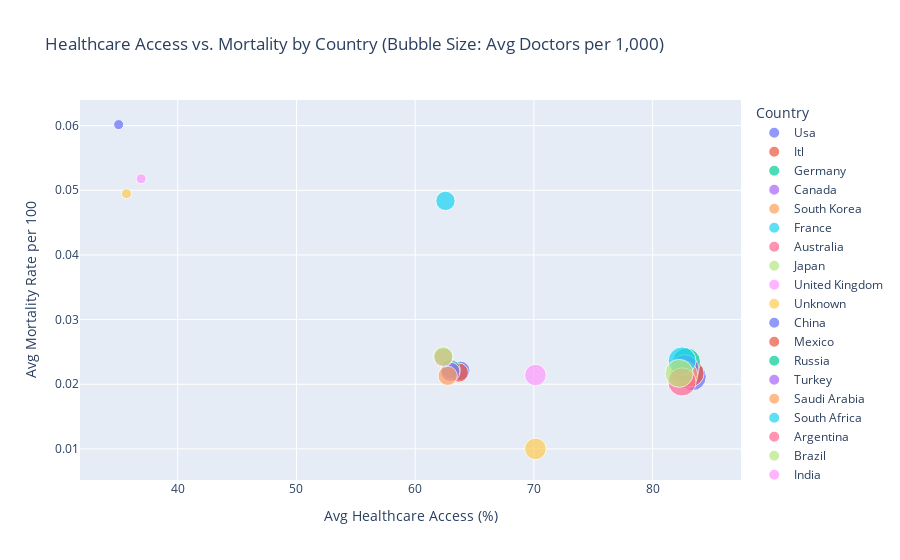

The cell this chart's notebook holds for it:
### Code cell
# Visualisation
fig = px.scatter(q3_pandas, x='avg_healthcare_access', y='avg_mortality', size='avg_doctors', color='Country',
                 title='Healthcare Access vs. Mortality by Country (Bubble Size: Avg Doctors per 1,000)',
                 labels={'avg_healthcare_access': 'Avg Healthcare Access (%)',
                         'avg_mortality': 'Avg Mortality Rate per 100',
                         'avg_doctors': 'Avg Doctors per 1,000'},
                 hover_data=['Country'])
fig.show()

### Figure 1 — Plotly figure (JSON) as saved in the notebook; plotly's stock layout.template omitted (floating-point values rounded to 4 significant figures)
{"data": [{"customdata": [["Usa"]], "hovertemplate": "Country=%{customdata[0]}<br>Avg Healthcare Access (%)=%{x}<br>Avg Mortality Rate per 100=%{y}<br>Avg Doctors per 1,000=%{marker.size}<extra></extra>", "legendgroup": "Usa", "marker": {"color": "#636efa", "size": [3.776], "sizemode": "area", "sizeref": 0.00965, "symbol": "circle"}, "mode": "markers", "name": "Usa", "orientation": "v", "showlegend": true, "type": "scatter", "x": [83.34], "xaxis": "x", "y": [0.02116], "yaxis": "y"}, {"customdata": [["Itl"]], "hovertemplate": "Country=%{customdata[0]}<br>Avg Healthcare Access (%)=%{x}<br>Avg Mortality Rate per 100=%{y}<br>Avg Doctors per 1,000=%{marker.size}<extra></extra>", "legendgroup": "Itl", "marker": {"color": "#EF553B", "size": [3.806], "sizemode": "area", "sizeref": 0.00965, "symbol": "circle"}, "mode": "markers", "name": "Itl", "orientation": "v", "showlegend": true, "type": "scatter", "x": [83.15], "xaxis": "x", "y": [0.02172], "yaxis": "y"}, {"customdata": [["Germany"]], "hovertemplate": "Country=%{customdata[0]}<br>Avg Healthcare Access (%)=%{x}<br>Avg Mortality Rate per 100=%{y}<br>Avg Doctors per 1,000=%{marker.size}<extra></extra>", "legendgroup": "Germany", "marker": {"color": "#00cc96", "size": [3.794], "sizemode": "area", "sizeref": 0.00965, "symbol": "circle"}, "mode": "markers", "name": "Germany", "orientation": "v", "showlegend": true, "type": "scatter", "x": [82.85], "xaxis": "x", "y": [0.02346], "yaxis": "y"}, {"customdata": [["Canada"]], "hovertemplate": "Country=%{customdata[0]}<br>Avg Healthcare Access (%)=%{x}<br>Avg Mortality Rate per 100=%{y}<br>Avg Doctors per 1,000=%{marker.size}<extra></extra>", "legendgroup": "Canada", "marker": {"color": "#ab63fa", "size": [3.86], "sizemode": "area", "sizeref": 0.00965, "symbol": "circle"}, "mode": "markers", "name": "Canada", "orientation": "v", "showlegend": true, "type": "scatter", "x": [82.71], "xaxis": "x", "y": [0.02238], "yaxis": "y"}, {"customdata": [["South Korea"]], "hovertemplate": "Country=%{customdata[0]}<br>Avg Healthcare Access (%)=%{x}<br>Avg Mortality Rate per 100=%{y}<br>Avg Doctors per 1,000=%{marker.size}<extra></extra>", "legendgroup": "South Korea", "marker": {"color": "#FFA15A", "size": [3.81], "sizemode": "area", "sizeref": 0.00965, "symbol": "circle"}, "mode": "markers", "name": "South Korea", "orientation": "v", "showlegend": true, "type": "scatter", "x": [82.62], "xaxis": "x", "y": [0.02148], "yaxis": "y"}, {"customdata": [["France"]], "hovertemplate": "Country=%{customdata[0]}<br>Avg Healthcare Access (%)=%{x}<br>Avg Mortality Rate per 100=%{y}<br>Avg Doctors per 1,000=%{marker.size}<extra></extra>", "legendgroup": "France", "marker": {"color": "#19d3f3", "size": [3.766], "sizemode": "area", "sizeref": 0.00965, "symbol": "circle"}, "mode": "markers", "name": "France", "orientation": "v", "showlegend": true, "type": "scatter", "x": [82.48], "xaxis": "x", "y": [0.02362], "yaxis": "y"}, {"customdata": [["Australia"]], "hovertemplate": "Country=%{customdata[0]}<br>Avg Healthcare Access (%)=%{x}<br>Avg Mortality Rate per 100=%{y}<br>Avg Doctors per 1,000=%{marker.size}<extra></extra>", "legendgroup": "Australia", "marker": {"color": "#FF6692", "size": [3.839], "sizemode": "area", "sizeref": 0.00965, "symbol": "circle"}, "mode": "markers", "name": "Australia", "orientation": "v", "showlegend": true, "type": "scatter", "x": [82.48], "xaxis": "x", "y": [0.02036], "yaxis": "y"}, {"customdata": [["Japan"]], "hovertemplate": "Country=%{customdata[0]}<br>Avg Healthcare Access (%)=%{x}<br>Avg Mortality Rate per 100=%{y}<br>Avg Doctors per 1,000=%{marker.size}<extra></extra>", "legendgroup": "Japan", "marker": {"color": "#B6E880", "size": [3.801], "sizemode": "area", "sizeref": 0.00965, "symbol": "circle"}, "mode": "markers", "name": "Japan", "orientation": "v", "showlegend": true, "type": "scatter", "x": [82.24], "xaxis": "x", "y": [0.02168], "yaxis": "y"}, {"customdata": [["United Kingdom"]], "hovertemplate": "Country=%{customdata[0]}<br>Avg Healthcare Access (%)=%{x}<br>Avg Mortality Rate per 100=%{y}<br>Avg Doctors per 1,000=%{marker.size}<extra></extra>", "legendgroup": "United Kingdom", "marker": {"color": "#FF97FF", "size": [2.26], "sizemode": "area", "sizeref": 0.00965, "symbol": "circle"}, "mode": "markers", "name": "United Kingdom", "orientation": "v", "showlegend": true, "type": "scatter", "x": [70.13], "xaxis": "x", "y": [0.02142], "yaxis": "y"}, {"customdata": [["Unknown"]], "hovertemplate": "Country=%{customdata[0]}<br>Avg Healthcare Access (%)=%{x}<br>Avg Mortality Rate per 100=%{y}<br>Avg Doctors per 1,000=%{marker.size}<extra></extra>", "legendgroup": "Unknown", "marker": {"color": "#FECB52", "size": [2.26], "sizemode": "area", "sizeref": 0.00965, "symbol": "circle"}, "mode": "markers", "name": "Unknown", "orientation": "v", "showlegend": true, "type": "scatter", "x": [70.13], "xaxis": "x", "y": [0.01], "yaxis": "y"}, {"customdata": [["China"]], "hovertemplate": "Country=%{customdata[0]}<br>Avg Healthcare Access (%)=%{x}<br>Avg Mortality Rate per 100=%{y}<br>Avg Doctors per 1,000=%{marker.size}<extra></extra>", "legendgroup": "China", "marker": {"color": "#636efa", "size": [1.809], "sizemode": "area", "sizeref": 0.00965, "symbol": "circle"}, "mode": "markers", "name": "China", "orientation": "v", "showlegend": true, "type": "scatter", "x": [63.8], "xaxis": "x", "y": [0.0221], "yaxis": "y"}, {"customdata": [["Mexico"]], "hovertemplate": "Country=%{customdata[0]}<br>Avg Healthcare Access (%)=%{x}<br>Avg Mortality Rate per 100=%{y}<br>Avg Doctors per 1,000=%{marker.size}<extra></extra>", "legendgroup": "Mexico", "marker": {"color": "#EF553B", "size": [1.772], "sizemode": "area", "sizeref": 0.00965, "symbol": "circle"}, "mode": "markers", "name": "Mexico", "orientation": "v", "showlegend": true, "type": "scatter", "x": [63.67], "xaxis": "x", "y": [0.0218], "yaxis": "y"}, {"customdata": [["Russia"]], "hovertemplate": "Country=%{customdata[0]}<br>Avg Healthcare Access (%)=%{x}<br>Avg Mortality Rate per 100=%{y}<br>Avg Doctors per 1,000=%{marker.size}<extra></extra>", "legendgroup": "Russia", "marker": {"color": "#00cc96", "size": [1.782], "sizemode": "area", "sizeref": 0.00965, "symbol": "circle"}, "mode": "markers", "name": "Russia", "orientation": "v", "showlegend": true, "type": "scatter", "x": [62.98], "xaxis": "x", "y": [0.02234], "yaxis": "y"}, {"customdata": [["Turkey"]], "hovertemplate": "Country=%{customdata[0]}<br>Avg Healthcare Access (%)=%{x}<br>Avg Mortality Rate per 100=%{y}<br>Avg Doctors per 1,000=%{marker.size}<extra></extra>", "legendgroup": "Turkey", "marker": {"color": "#ab63fa", "size": [1.825], "sizemode": "area", "sizeref": 0.00965, "symbol": "circle"}, "mode": "markers", "name": "Turkey", "orientation": "v", "showlegend": true, "type": "scatter", "x": [62.96], "xaxis": "x", "y": [0.02192], "yaxis": "y"}, {"customdata": [["Saudi Arabia"]], "hovertemplate": "Country=%{customdata[0]}<br>Avg Healthcare Access (%)=%{x}<br>Avg Mortality Rate per 100=%{y}<br>Avg Doctors per 1,000=%{marker.size}<extra></extra>", "legendgroup": "Saudi Arabia", "marker": {"color": "#FFA15A", "size": [1.794], "sizemode": "area", "sizeref": 0.00965, "symbol": "circle"}, "mode": "markers", "name": "Saudi Arabia", "orientation": "v", "showlegend": true, "type": "scatter", "x": [62.73], "xaxis": "x", "y": [0.0213], "yaxis": "y"}, {"customdata": [["South Africa"]], "hovertemplate": "Country=%{customdata[0]}<br>Avg Healthcare Access (%)=%{x}<br>Avg Mortality Rate per 100=%{y}<br>Avg Doctors per 1,000=%{marker.size}<extra></extra>", "legendgroup": "South Africa", "marker": {"color": "#19d3f3", "size": [1.815], "sizemode": "area", "sizeref": 0.00965, "symbol": "circle"}, "mode": "markers", "name": "South Africa", "orientation": "v", "showlegend": true, "type": "scatter", "x": [62.55], "xaxis": "x", "y": [0.04836], "yaxis": "y"}, {"customdata": [["Argentina"]], "hovertemplate": "Country=%{customdata[0]}<br>Avg Healthcare Access (%)=%{x}<br>Avg Mortality Rate per 100=%{y}<br>Avg Doctors per 1,000=%{marker.size}<extra></extra>", "legendgroup": "Argentina", "marker": {"color": "#FF6692", "size": [1.776], "sizemode": "area", "sizeref": 0.00965, "symbol": "circle"}, "mode": "markers", "name": "Argentina", "orientation": "v", "showlegend": true, "type": "scatter", "x": [62.37], "xaxis": "x", "y": [0.02414], "yaxis": "y"}, {"customdata": [["Brazil"]], "hovertemplate": "Country=%{customdata[0]}<br>Avg Healthcare Access (%)=%{x}<br>Avg Mortality Rate per 100=%{y}<br>Avg Doctors per 1,000=%{marker.size}<extra></extra>", "legendgroup": "Brazil", "marker": {"color": "#B6E880", "size": [1.831], "sizemode": "area", "sizeref": 0.00965, "symbol": "circle"}, "mode": "markers", "name": "Brazil", "orientation": "v", "showlegend": true, "type": "scatter", "x": [62.37], "xaxis": "x", "y": [0.02431], "yaxis": "y"}, {"customdata": [["India"]], "hovertemplate": "Country=%{customdata[0]}<br>Avg Healthcare Access (%)=%{x}<br>Avg Mortality Rate per 100=%{y}<br>Avg Doctors per 1,000=%{marker.size}<extra></extra>", "legendgroup": "India", "marker": {"color": "#FF97FF", "size": [0.4779], "sizemode": "area", "sizeref": 0.00965, "symbol": "circle"}, "mode": "markers", "name": "India", "orientation": "v", "showlegend": true, "type": "scatter", "x": [36.92], "xaxis": "x", "y": [0.05178], "yaxis": "y"}, {"customdata": [["Indonesia"]], "hovertemplate": "Country=%{customdata[0]}<br>Avg Healthcare Access (%)=%{x}<br>Avg Mortality Rate per 100=%{y}<br>Avg Doctors per 1,000=%{marker.size}<extra></extra>", "legendgroup": "Indonesia", "marker": {"color": "#FECB52", "size": [0.4956], "sizemode": "area", "sizeref": 0.00965, "symbol": "circle"}, "mode": "markers", "name": "Indonesia", "orientation": "v", "showlegend": true, "type": "scatter", "x": [35.68], "xaxis": "x", "y": [0.04948], "yaxis": "y"}, {"customdata": [["Nigeria"]], "hovertemplate": "Country=%{customdata[0]}<br>Avg Healthcare Access (%)=%{x}<br>Avg Mortality Rate per 100=%{y}<br>Avg Doctors per 1,000=%{marker.size}<extra></extra>", "legendgroup": "Nigeria", "marker": {"color": "#636efa", "size": [0.4847], "sizemode": "area", "sizeref": 0.00965, "symbol": "circle"}, "mode": "markers", "name": "Nigeria", "orientation": "v", "showlegend": true, "type": "scatter", "x": [35.02], "xaxis": "x", "y": [0.06016], "yaxis": "y"}], "layout": {"legend": {"itemsizing": "constant", "title": {"text": "Country"}, "tracegroupgap": 0}, "title": {"text": "Healthcare Access vs. Mortality by Country (Bubble Size: Avg Doctors per 1,000)"}, "xaxis": {"anchor": "y", "domain": [0, 1], "title": {"text": "Avg Healthcare Access (%)"}}, "yaxis": {"anchor": "x", "domain": [0, 1], "title": {"text": "Avg Mortality Rate per 100"}}}}
